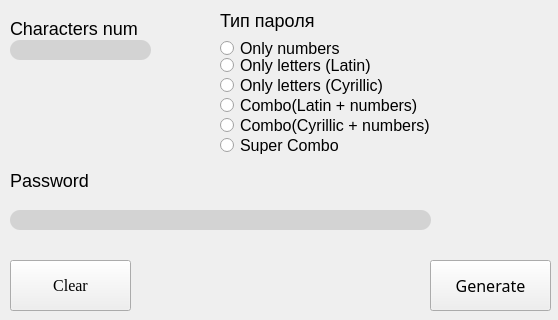
<?xml version="1.0" encoding="UTF-8"?>
<ui version="4.0">
 <class>MainWindow</class>
 <widget class="QMainWindow" name="MainWindow">
  <property name="geometry">
   <rect>
    <x>0</x>
    <y>0</y>
    <width>558</width>
    <height>320</height>
   </rect>
  </property>
  <property name="minimumSize">
   <size>
    <width>558</width>
    <height>320</height>
   </size>
  </property>
  <property name="maximumSize">
   <size>
    <width>558</width>
    <height>320</height>
   </size>
  </property>
  <property name="windowTitle">
   <string>MainWindow</string>
  </property>
  <widget class="QWidget" name="centralwidget">
   <widget class="QRadioButton" name="radioButton_2">
    <property name="geometry">
     <rect>
      <x>220</x>
      <y>55</y>
      <width>151</width>
      <height>21</height>
     </rect>
    </property>
    <property name="styleSheet">
     <string notr="true">font-size: 16px;</string>
    </property>
    <property name="text">
     <string>Only letters (Latin)</string>
    </property>
   </widget>
   <widget class="QLabel" name="label_2">
    <property name="geometry">
     <rect>
      <x>10</x>
      <y>170</y>
      <width>81</width>
      <height>21</height>
     </rect>
    </property>
    <property name="styleSheet">
     <string notr="true">font-size: 18px;</string>
    </property>
    <property name="text">
     <string>Password</string>
    </property>
   </widget>
   <widget class="QLineEdit" name="lineEdit_2">
    <property name="geometry">
     <rect>
      <x>10</x>
      <y>210</y>
      <width>421</width>
      <height>20</height>
     </rect>
    </property>
    <property name="styleSheet">
     <string notr="true">border-radius: 10px;
background-color: #D3D3D3;
font-size: 18px;</string>
    </property>
   </widget>
   <widget class="QLabel" name="label_3">
    <property name="geometry">
     <rect>
      <x>220</x>
      <y>10</y>
      <width>111</width>
      <height>21</height>
     </rect>
    </property>
    <property name="styleSheet">
     <string notr="true">font-size: 18px;</string>
    </property>
    <property name="text">
     <string>Тип пароля</string>
    </property>
   </widget>
   <widget class="QLabel" name="label">
    <property name="geometry">
     <rect>
      <x>10</x>
      <y>20</y>
      <width>151</width>
      <height>16</height>
     </rect>
    </property>
    <property name="styleSheet">
     <string notr="true">font-size: 18px;</string>
    </property>
    <property name="text">
     <string>Characters num</string>
    </property>
   </widget>
   <widget class="QRadioButton" name="radioButton">
    <property name="geometry">
     <rect>
      <x>220</x>
      <y>40</y>
      <width>131</width>
      <height>17</height>
     </rect>
    </property>
    <property name="styleSheet">
     <string notr="true">font-size: 16px;</string>
    </property>
    <property name="text">
     <string>Only numbers</string>
    </property>
   </widget>
   <widget class="QLineEdit" name="lineEdit">
    <property name="geometry">
     <rect>
      <x>10</x>
      <y>40</y>
      <width>141</width>
      <height>20</height>
     </rect>
    </property>
    <property name="styleSheet">
     <string notr="true">border-radius: 10px;
background-color: #D3D3D3;
font-size: 18px;</string>
    </property>
   </widget>
   <widget class="QRadioButton" name="radioButton_3">
    <property name="geometry">
     <rect>
      <x>220</x>
      <y>95</y>
      <width>201</width>
      <height>21</height>
     </rect>
    </property>
    <property name="styleSheet">
     <string notr="true">font-size: 16px;</string>
    </property>
    <property name="text">
     <string>Combo(Latin + numbers)</string>
    </property>
   </widget>
   <widget class="QPushButton" name="pushButton">
    <property name="geometry">
     <rect>
      <x>430</x>
      <y>260</y>
      <width>121</width>
      <height>51</height>
     </rect>
    </property>
    <property name="font">
     <font>
      <family>Time New Roman</family>
      <pointsize>-1</pointsize>
     </font>
    </property>
    <property name="styleSheet">
     <string notr="true">font-size: 16px;
font-family: Time New Roman;</string>
    </property>
    <property name="text">
     <string>Generate</string>
    </property>
   </widget>
   <widget class="QRadioButton" name="radioButton_4">
    <property name="geometry">
     <rect>
      <x>220</x>
      <y>70</y>
      <width>171</width>
      <height>31</height>
     </rect>
    </property>
    <property name="font">
     <font>
      <pointsize>12</pointsize>
     </font>
    </property>
    <property name="text">
     <string>Only letters (Cyrillic)</string>
    </property>
   </widget>
   <widget class="QPushButton" name="pushButton_2">
    <property name="geometry">
     <rect>
      <x>10</x>
      <y>260</y>
      <width>121</width>
      <height>51</height>
     </rect>
    </property>
    <property name="font">
     <font>
      <family>Times New Roman</family>
      <pointsize>12</pointsize>
     </font>
    </property>
    <property name="text">
     <string>Clear</string>
    </property>
   </widget>
   <widget class="QRadioButton" name="radioButton_5">
    <property name="geometry">
     <rect>
      <x>220</x>
      <y>115</y>
      <width>221</width>
      <height>21</height>
     </rect>
    </property>
    <property name="styleSheet">
     <string notr="true">font-size: 16px;</string>
    </property>
    <property name="text">
     <string>Combo(Cyrillic + numbers)</string>
    </property>
   </widget>
   <widget class="QRadioButton" name="radioButton_6">
    <property name="geometry">
     <rect>
      <x>220</x>
      <y>135</y>
      <width>241</width>
      <height>21</height>
     </rect>
    </property>
    <property name="styleSheet">
     <string notr="true">font-size: 16px;</string>
    </property>
    <property name="text">
     <string>Super Combo</string>
    </property>
   </widget>
  </widget>
 </widget>
 <resources/>
 <connections/>
</ui>
